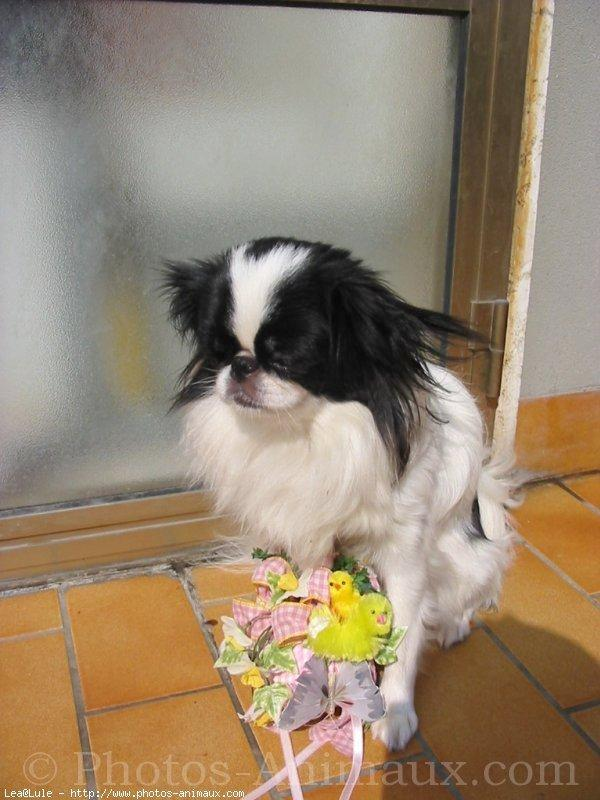
#> input picture Images/n02085782-Japanese_spaniel/n02085782_572.jpg, 600 x 800 px
$ jupyter execute --allow-errors programming2.ipynb
#> lines starting #> are read from the running program, lines starting #| are printed output that depends on the picture
# Load Images

[cell 1]
from itertools import chain
import glob

classes = [
 'n02111889-Samoyed',
 'n02098286-West_Highland_white_terrier',
 'n02085782-Japanese_spaniel',
 'n02088466-bloodhound'
]

dog_images = list(chain.from_iterable([glob.glob(f'./Images/{cls}/*') for cls in classes]))
annotations = list(chain.from_iterable([glob.glob(f'./Annotation/{cls}/*') for cls in classes]))

print('length of dog images: ', len(dog_images))
print('length of annotations: ', len(annotations))

# Create Dataset of grayscale pixel intensity histograms

[cell 2]
import cv2
import numpy as np
from sklearn.preprocessing import LabelEncoder

import re

X = []
y = []

for image_path in dog_images:
    # Create Grayscale Histogram
    grayscale_image = cv2.imread(image_path, cv2.IMREAD_GRAYSCALE)
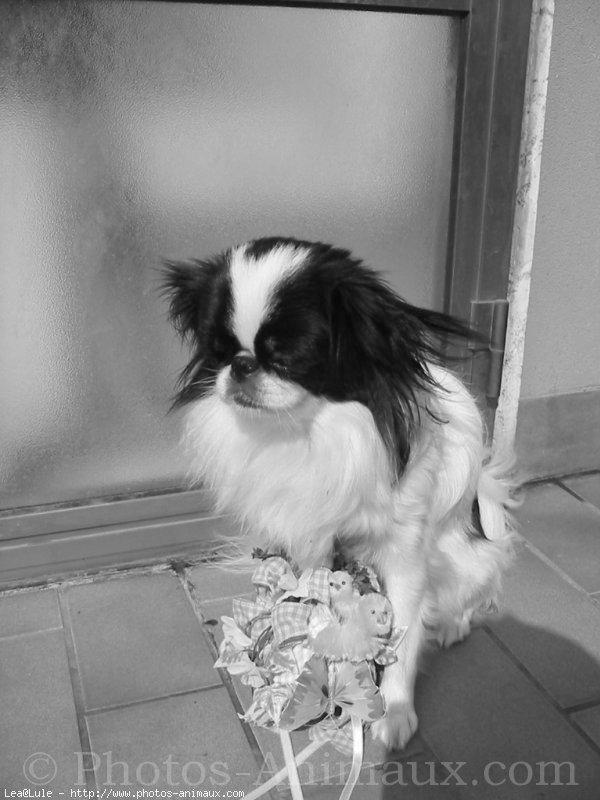
#> grayscale_image: shape (800, 600); min 3, max 255, mean 136.6
    histogram = cv2.calcHist([grayscale_image], [0], None, [256], [0,255]).flatten()
#> histogram = 256 values, max 6115 at index 137, min 0 at index 0, mean 1874.3

    # Extract label from file path
    label = re.search('./Images/(.+?)/', image_path).group(1)

    X.append(histogram)
    y.append(label)

X = np.array(X)
y = np.array(y)

label_encoder = LabelEncoder()
y = label_encoder.fit_transform(y)
